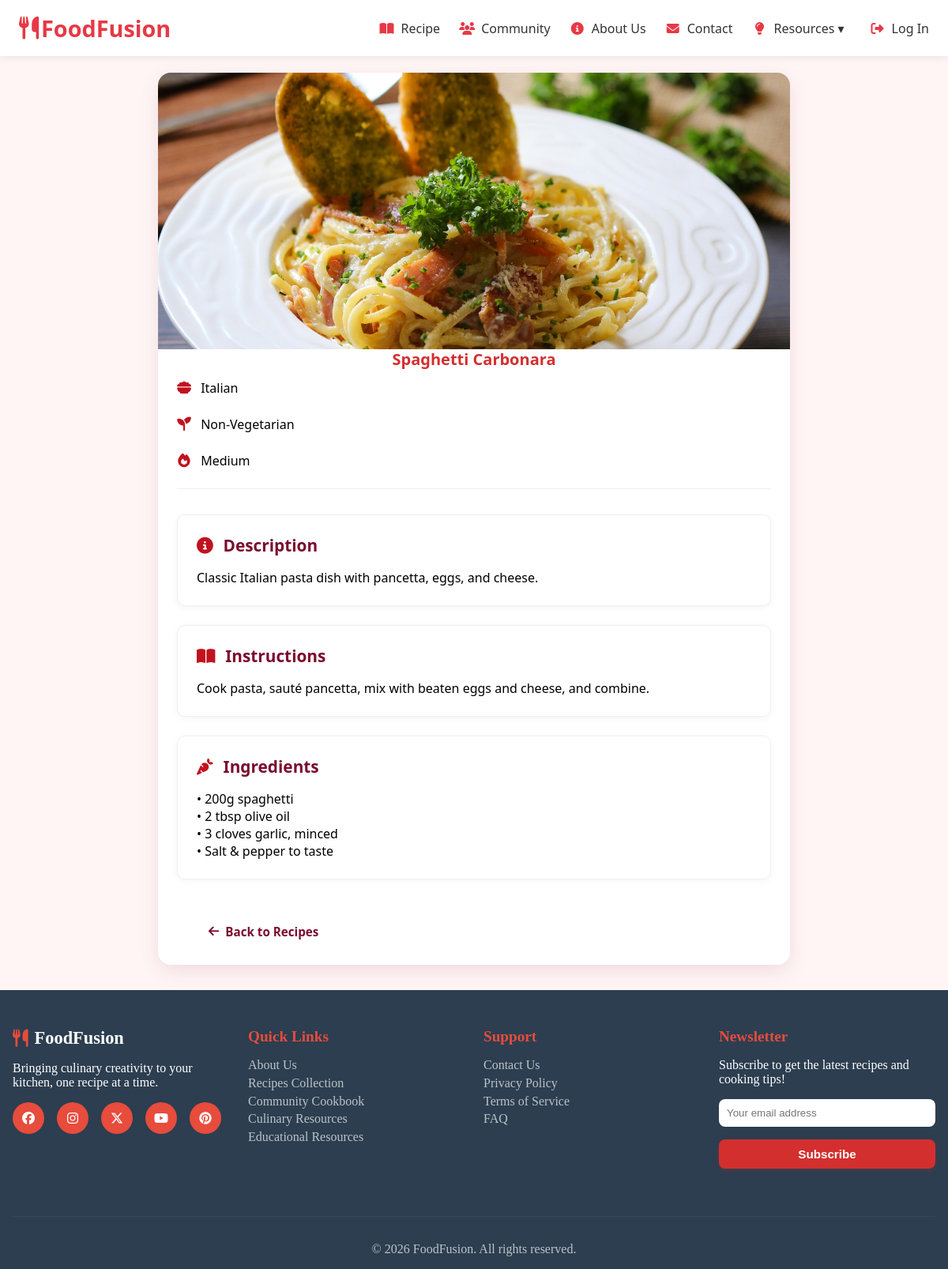
Screenshot of /view_recipe.php?recipe_id=1 with the database file from the repository.
### tables this page shows
CREATE TABLE `recipes` (
  `recipe_id` int(11) NOT NULL,
  `title` varchar(100) NOT NULL,
  `description` text NOT NULL,
  `ingredients` text DEFAULT NULL,
  `instructions` text DEFAULT NULL,
  `difficulty_id` int(11) DEFAULT NULL,
  `cuisine_id` int(11) DEFAULT NULL,
  `dietary_id` int(11) DEFAULT NULL,
  `is_featured` tinyint(1) DEFAULT 0,
  `is_trend` tinyint(1) DEFAULT 0,
  `image_url` varchar(255) DEFAULT NULL,
  `created_at` timestamp NOT NULL DEFAULT current_timestamp() ON UPDATE current_timestamp()
);

CREATE TABLE `cuisines` (
  `cuisine_id` int(11) NOT NULL,
  `name` varchar(100) NOT NULL
);

CREATE TABLE `dietary_preferences` (
  `dietary_id` int(11) NOT NULL,
  `preference` varchar(50) NOT NULL
);

CREATE TABLE `difficulties` (
  `difficulty_id` int(11) NOT NULL,
  `label` varchar(20) NOT NULL
);

### view_recipe.php (the view, shortened to what this page needs)
<?php
include './include/db_config.php';
$recipe_id = $_GET['recipe_id'] ?? null;
$stmt = $conn->prepare("
  SELECT r.*,
         c.name AS cuisine_name,
         d.preference AS dietary_name,
         l.label AS difficulty_label
  FROM recipes r
  LEFT JOIN cuisines c ON r.cuisine_id = c.cuisine_id
  LEFT JOIN dietary_preferences d ON r.dietary_id = d.dietary_id
  LEFT JOIN difficulties l ON r.difficulty_id = l.difficulty_id
  WHERE r.recipe_id = :id
");
$stmt->execute([':id' => $recipe_id]);
$recipe = $stmt->fetch(PDO::FETCH_ASSOC);
include './include/header.php';
?>
<section class="view-recipe">
  <div class="recipe-wrapper">
    <div class="recipe-image-container">
      <img src="<?= htmlspecialchars($recipe['image_url']) ?>" alt="<?= htmlspecialchars($recipe['title']) ?>" class="recipe-img">
    </div>
    <div class="recipe-content">
      <h1 class="recipe-title"><?= htmlspecialchars($recipe['title']) ?></h1>
      <div class="recipe-meta">
        <span><i class="fas fa-bowl-food"></i> <?= htmlspecialchars($recipe['cuisine_name']) ?></span>
        <span><i class="fas fa-seedling"></i> <?= htmlspecialchars($recipe['dietary_name']) ?></span>
        <span><i class="fas fa-fire"></i> <?= htmlspecialchars($recipe['difficulty_label']) ?></span>
      </div>
      <div class="recipe-section">
        <h2><i class="fas fa-info-circle"></i> Description</h2>
        <p><?= nl2br(htmlspecialchars($recipe['description'])) ?></p>
      </div>
      <div class="recipe-section">
        <h2><i class="fas fa-book-open"></i> Instructions</h2>
        <p><?= nl2br(htmlspecialchars($recipe['instructions'])) ?></p>
      </div>
      <?php if (!empty($recipe['ingredients'])): ?>
        <div class="recipe-section">
          <h2><i class="fas fa-carrot"></i> Ingredients</h2>
          <p><?= nl2br(htmlspecialchars($recipe['ingredients'])) ?></p>
        </div>
      <?php endif; ?>
      <a href="recipe_collection.php" class="back-btn"><i class="fas fa-arrow-left"></i> Back to Recipes</a>
    </div>
  </div>
</section>
<?php include './include/footer.php'; ?>

### css/style.css (style rules this page uses)
* { margin: 0; padding: 0; box-sizing: border-box; }
body { padding-top: 60px; }
html { scroll-behavior: smooth; }
.recipe-image-container { height: 180px; overflow: hidden; }
.recipe-meta { display: flex; flex-direction: column; gap: 0.5rem; margin-bottom: 1rem; }
.recipe-meta i { color: #c1121f; width: 18px; text-align: center; }
.view-recipe { display: flex; justify-content: center; padding: 2rem 1.5rem; background-color: #fff5f5; font-family: 'Segoe UI', Tahoma, Geneva, Verdana, sans-serif; min-height: 100vh; }
.recipe-wrapper { background: #ffffff; max-width: 800px; width: 100%; border-radius: 16px; overflow: hidden; box-shadow: 0 8px 24px rgba(122, 12, 46, 0.1); }
.back-btn { display: inline-flex; align-items: center; font-size: 0.95rem; color: #7a0c2e; text-decoration: none; margin: 1.5rem; font-weight: 600; transition: all 0.3s ease; padding: 0.5rem 1rem; border-radius: 6px; }
.back-btn i { margin-right: 8px; transition: transform 0.3s ease; }
.recipe-image-container { width: 100%; height: 350px; overflow: hidden; position: relative; }
.recipe-img { width: 100%; height: 100%; object-fit: cover; transition: transform 0.5s ease; }
.recipe-title { font-size: 2rem; color: #2b2d42; margin-bottom: 1rem; text-align: center; font-weight: 700; line-height: 1.3; }
.recipe-meta { display: flex; justify-content: center; gap: 1.5rem; flex-wrap: wrap; margin-bottom: 2rem; padding-bottom: 1.5rem; border-bottom: 1px solid #f0f0f0; }
.recipe-meta i { margin-right: 0.5rem; color: #c1121f; font-size: 1.1rem; }
.recipe-content { padding: 0 2rem 2rem; }
.recipe-section { background-color: #fff; border-radius: 10px; padding: 1.5rem; margin-bottom: 1.5rem; box-shadow: 0 2px 8px rgba(122, 12, 46, 0.05); border: 1px solid #f0f0f0; }
.recipe-section h2 { font-size: 1.3rem; margin-bottom: 1rem; color: #7a0c2e; display: flex; align-items: center; gap: 0.8rem; font-weight: 600; }
.recipe-section h2 i { color: #c1121f; }
.recipe-content { padding: 0 1.5rem; }
.recipe-title { font-size: 1.25rem; margin: 0 0 0.75rem; color: #d32f2f; }

### rows the page displays
recipes: image_url (picture), title "Spaghetti Carbonara", cuisine.name "Italian", dietary.preference "Non-Vegetarian", difficulty.label "Medium", description "Classic Italian pasta dish with pancetta, eggs, and cheese.", instructions "Cook pasta, sauté pancetta, mix with beaten eggs and cheese, and combine.", ingredients "• 200g spaghetti • 2 tbsp olive oil • 3 cloves garlic, minced • Salt & pepper to taste"
